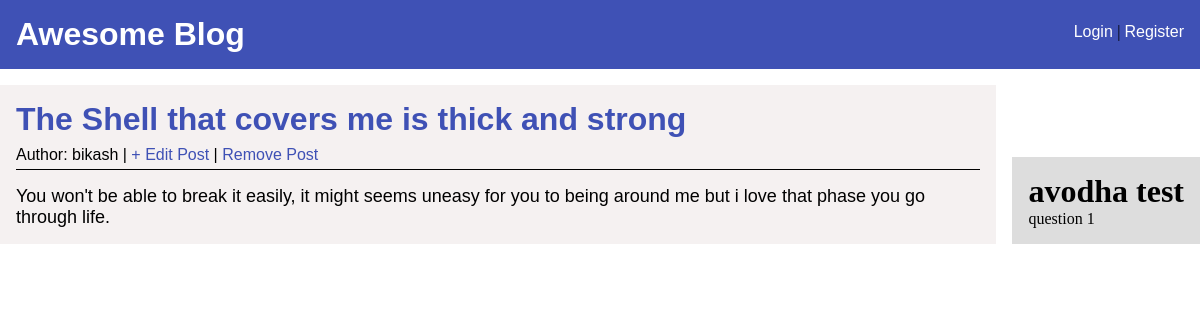
Screenshot of /article/2/ with the database file from the repository.
### blog/models.py (models this page shows, shortened)
class Post(models.Model):
	title = models.CharField(max_length=255)
	author = models.ForeignKey('auth.User',on_delete=models.CASCADE)
	body = models.TextField()

### blog/views.py (the view)
# urls.py: path('article/<int:pk>/',PostDetailView.as_view(),name="post-detail"),
class PostDetailView(DetailView):
	model = Post
	template_name = 'post_detail.html'

### blog/templates/post_detail.html (shortened to what this page needs)
{% extends 'base.html' %}
{%block content %}
	<div class="post_details">
		<div class="post_info">
			<h1>{{post.title}}</h1>
			<div class="post_detail_meta">
			<p>Author: {{post.author}} | <a href="{% url 'post-edit' post.pk %}"> + Edit Post </a> | <a href="{% url 'post-delete' post.pk%}"> Remove Post</a></p>
		</div>
		</div>
		<p class="post_detail_content">
			{{post.body}}
		</p>
	</div>
{% endblock%}

### static/css/style.css (style rules this page uses)
* { margin:0; padding: 0; }
a { text-decoration: none; }
.post_details { font-family:sans-serif; background: #f3eeeecf; padding: 1rem; }
.post_detail_meta { margin-top: 0.5rem; }
.post_detail_meta a { color: #3F51B5; }
.post_detail_content { padding-top: 1rem; font-size:18px; }
.post_info { border-bottom: 1px solid; padding-bottom: 5px; }
.post_info h1 { color:#3F51B5; }

### rows the page displays
Post: title "The Shell that covers me is thick and strong", author "bikash", body "You won't be able to break it easily, it might seems uneasy for you to being around me but i love that phase you go through life."
